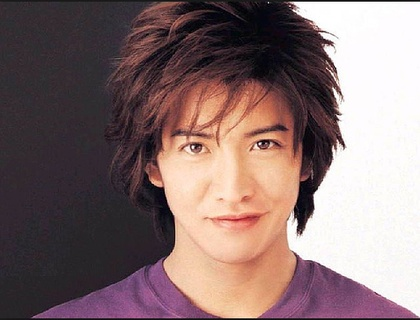
%> input picture AESCA/input.jpg, 420 x 320 px, shrunk from 497 x 379 before the run
$ octave Edging.m   (GNU Octave 9; MATLAB toolbox functions it lacks are replaced by stand-ins)
%> lines starting %> are read from the running program, lines starting %| are printed output that depends on the picture; in (x1, y1, x2, y2) boxes, pixels count from 0 and x2, y2 are one past the last pixel; in counts of white or black regions, pixels touching at a corner belong together; the program's own positions count from 1
clc;
close all;

Threshold=0.02;

name='input.jpg';
img = double(imread(name))/255;
figure();imshow(img);title('main');
A = imread('smoothing','jpg');
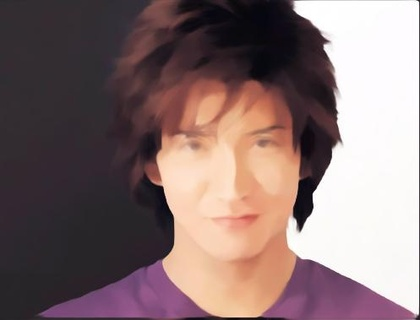
%> input picture AESCA/smoothing.jpg, 420 x 320 px, shrunk from 497 x 379 before the run
%> A is the input picture: size 320x420x3 uint8; mean R, G, B 134.5, 113.6, 113.1
size(A);
grayed = rgb2gray(A);
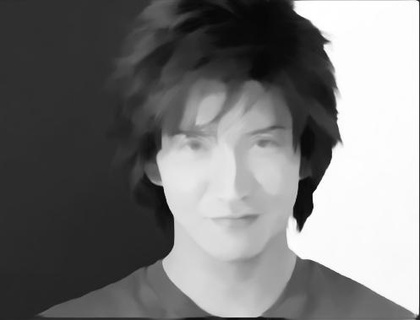
%> grayed: size 320x420 uint8; min 1, max 255, mean 119.8
size(grayed);
A = im2double(grayed);
%> A: size 320x420 double
avg = fspecial('average',[5,5]);
Den = conv2(A,avg,'same');
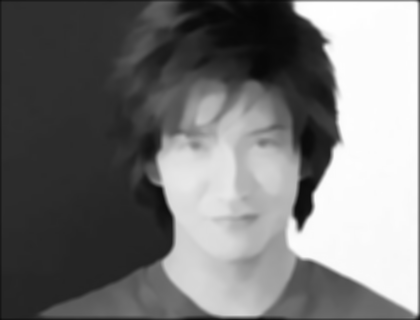
%> Den: size 320x420 double; min 0.0282, max 1, mean 0.468
Q = A-Den;
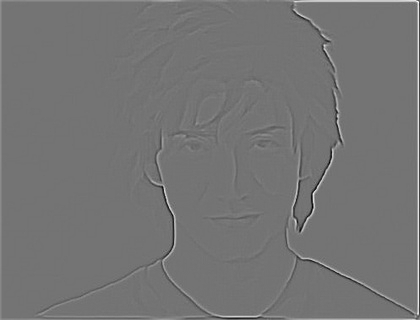
%> Q: size 320x420 double; min -0.352, max 0.422, mean 0.00215; drawn with min black and max white
N = size(Q);
%> N = [320 420]
% replacing pixels based on threshold
for i = 1:N(1)
for j = 1:N(2)
    if Q(i,j)> Threshold
    Q(i,j) = 0;
    else
    Q(i,j) = 1;
    end
end
end
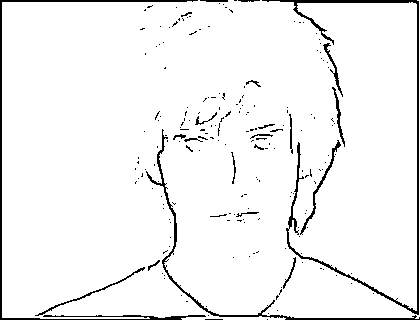
%> Q: size 320x420 double; values 0 (black) and 1 (white), 95.2% white; 198 black regions (174 under 20 px), largest, box (x1, y1, x2, y2) and area: (262, 0, 419, 315) 1895, (0, 0, 206, 320) 1502, (146, 129, 420, 320) 1060
V = fspecial('average',[1,1]);
F_img = conv2(Q,V,'same');
figure();
imshow(F_img);
size(F_img);
output='edge.jpg';
imwrite(F_img, output);
